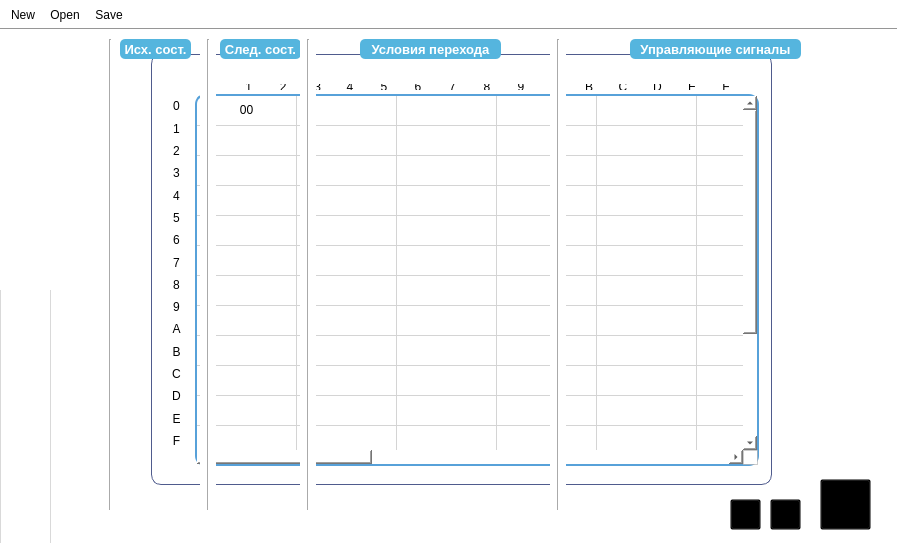
<?xml version="1.0" encoding="UTF-8"?>
<ui version="4.0">
 <class>MainWindow</class>
 <widget class="QMainWindow" name="MainWindow">
  <property name="geometry">
   <rect>
    <x>0</x>
    <y>0</y>
    <width>897</width>
    <height>543</height>
   </rect>
  </property>
  <property name="sizePolicy">
   <sizepolicy hsizetype="Fixed" vsizetype="Fixed">
    <horstretch>0</horstretch>
    <verstretch>0</verstretch>
   </sizepolicy>
  </property>
  <property name="minimumSize">
   <size>
    <width>897</width>
    <height>543</height>
   </size>
  </property>
  <property name="maximumSize">
   <size>
    <width>897</width>
    <height>543</height>
   </size>
  </property>
  <property name="windowTitle">
   <string>CUU</string>
  </property>
  <property name="styleSheet">
   <string notr="true">background-color: rgb(255, 255, 255);</string>
  </property>
  <property name="tabShape">
   <enum>QTabWidget::Rounded</enum>
  </property>
  <widget class="QWidget" name="centralWidget">
   <widget class="QPushButton" name="editButton">
    <property name="geometry">
     <rect>
      <x>0</x>
      <y>-10</y>
      <width>51</width>
      <height>271</height>
     </rect>
    </property>
    <property name="mouseTracking">
     <bool>false</bool>
    </property>
    <property name="acceptDrops">
     <bool>false</bool>
    </property>
    <property name="toolTip">
     <string>Таблица переходов</string>
    </property>
    <property name="whatsThis">
     <string>Таблица переходов</string>
    </property>
    <property name="styleSheet">
     <string notr="true">border: 0px;</string>
    </property>
    <property name="text">
     <string/>
    </property>
    <property name="icon">
     <iconset resource="imgs.qrc">
      <normaloff>:/pref/psf/Home/Desktop/Иконки/file_edit.png</normaloff>:/pref/psf/Home/Desktop/Иконки/file_edit.png</iconset>
    </property>
    <property name="iconSize">
     <size>
      <width>35</width>
      <height>48</height>
     </size>
    </property>
    <property name="checkable">
     <bool>true</bool>
    </property>
    <property name="checked">
     <bool>false</bool>
    </property>
    <property name="default">
     <bool>false</bool>
    </property>
    <property name="flat">
     <bool>false</bool>
    </property>
   </widget>
   <widget class="QPushButton" name="ramButton">
    <property name="geometry">
     <rect>
      <x>0</x>
      <y>260</y>
      <width>51</width>
      <height>271</height>
     </rect>
    </property>
    <property name="font">
     <font>
      <family>MS Serif</family>
      <pointsize>12</pointsize>
     </font>
    </property>
    <property name="toolTip">
     <string>Оперативная память</string>
    </property>
    <property name="styleSheet">
     <string notr="true">QPushButton {border: 1px solid  rgb(217, 217, 217);}
QPushButton:hover {background:rgb(1,1,1)}</string>
    </property>
    <property name="text">
     <string/>
    </property>
    <property name="icon">
     <iconset resource="imgs.qrc">
      <normaloff>:/pref/psf/Home/Desktop/Иконки/1470856924_RAM.png</normaloff>:/pref/psf/Home/Desktop/Иконки/1470856924_RAM.png</iconset>
    </property>
    <property name="iconSize">
     <size>
      <width>49</width>
      <height>47</height>
     </size>
    </property>
    <property name="checkable">
     <bool>true</bool>
    </property>
    <property name="checked">
     <bool>false</bool>
    </property>
    <property name="autoDefault">
     <bool>false</bool>
    </property>
    <property name="default">
     <bool>false</bool>
    </property>
    <property name="flat">
     <bool>false</bool>
    </property>
   </widget>
   <widget class="Line" name="line1">
    <property name="geometry">
     <rect>
      <x>100</x>
      <y>10</y>
      <width>20</width>
      <height>471</height>
     </rect>
    </property>
    <property name="styleSheet">
     <string notr="true"/>
    </property>
    <property name="orientation">
     <enum>Qt::Vertical</enum>
    </property>
   </widget>
   <widget class="Line" name="line2">
    <property name="geometry">
     <rect>
      <x>200</x>
      <y>10</y>
      <width>16</width>
      <height>471</height>
     </rect>
    </property>
    <property name="orientation">
     <enum>Qt::Vertical</enum>
    </property>
   </widget>
   <widget class="Line" name="line3">
    <property name="geometry">
     <rect>
      <x>300</x>
      <y>10</y>
      <width>16</width>
      <height>471</height>
     </rect>
    </property>
    <property name="orientation">
     <enum>Qt::Vertical</enum>
    </property>
   </widget>
   <widget class="Line" name="line4">
    <property name="geometry">
     <rect>
      <x>550</x>
      <y>10</y>
      <width>16</width>
      <height>471</height>
     </rect>
    </property>
    <property name="styleSheet">
     <string notr="true"/>
    </property>
    <property name="orientation">
     <enum>Qt::Vertical</enum>
    </property>
   </widget>
   <widget class="QLabel" name="label1">
    <property name="geometry">
     <rect>
      <x>120</x>
      <y>10</y>
      <width>71</width>
      <height>20</height>
     </rect>
    </property>
    <property name="font">
     <font>
      <pointsize>10</pointsize>
      <weight>75</weight>
      <bold>true</bold>
     </font>
    </property>
    <property name="styleSheet">
     <string notr="true">background-color: rgb(85, 181, 222);
border-radius: 5px;
color: rgb(255, 255, 255);</string>
    </property>
    <property name="frameShadow">
     <enum>QFrame::Plain</enum>
    </property>
    <property name="text">
     <string>Исх. сост.</string>
    </property>
    <property name="alignment">
     <set>Qt::AlignCenter</set>
    </property>
   </widget>
   <widget class="QLabel" name="label2">
    <property name="geometry">
     <rect>
      <x>220</x>
      <y>10</y>
      <width>81</width>
      <height>20</height>
     </rect>
    </property>
    <property name="font">
     <font>
      <pointsize>10</pointsize>
      <weight>75</weight>
      <bold>true</bold>
     </font>
    </property>
    <property name="styleSheet">
     <string notr="true">background-color: rgb(85, 181, 222);
border-radius: 5px;
color: rgb(255, 255, 255);</string>
    </property>
    <property name="text">
     <string>След. сост.</string>
    </property>
    <property name="alignment">
     <set>Qt::AlignCenter</set>
    </property>
   </widget>
   <widget class="QLabel" name="label3">
    <property name="geometry">
     <rect>
      <x>360</x>
      <y>10</y>
      <width>141</width>
      <height>20</height>
     </rect>
    </property>
    <property name="font">
     <font>
      <pointsize>10</pointsize>
      <weight>75</weight>
      <bold>true</bold>
     </font>
    </property>
    <property name="styleSheet">
     <string notr="true">background-color: rgb(85, 181, 222);
border-radius: 5px;
color: rgb(255, 255, 255);</string>
    </property>
    <property name="text">
     <string>Условия перехода</string>
    </property>
    <property name="alignment">
     <set>Qt::AlignCenter</set>
    </property>
   </widget>
   <widget class="QLabel" name="label4">
    <property name="geometry">
     <rect>
      <x>630</x>
      <y>10</y>
      <width>171</width>
      <height>20</height>
     </rect>
    </property>
    <property name="font">
     <font>
      <pointsize>10</pointsize>
      <weight>75</weight>
      <bold>true</bold>
     </font>
    </property>
    <property name="styleSheet">
     <string notr="true">background-color: rgb(85, 181, 222);
border-radius: 5px;
color: rgb(255, 255, 255);</string>
    </property>
    <property name="text">
     <string>Управляющие сигналы</string>
    </property>
    <property name="alignment">
     <set>Qt::AlignCenter</set>
    </property>
   </widget>
   <widget class="QScrollArea" name="scrollArea">
    <property name="geometry">
     <rect>
      <x>70</x>
      <y>30</y>
      <width>811</width>
      <height>451</height>
     </rect>
    </property>
    <property name="styleSheet">
     <string notr="true">QWidget {
background: rgb(0,0,0,0);
border: 0px;
}
QScrollBar:vertical {
width: 10px;
}
QScrollBar::handle:vertical {
background: rgb(253,253,253);
min-height: 20px;
border-radius: 5px;
border: 1px solid rgb(150,150,150);
}
QScrollBar::add-line:vertical {
background-color: rgb(0,0,0,0);
}
QScrollBar::sub-line:vertical {
background-color: rgb(0,0,0,0);
}</string>
    </property>
    <property name="widgetResizable">
     <bool>true</bool>
    </property>
    <widget class="QWidget" name="scrollAreaContents">
     <property name="geometry">
      <rect>
       <x>0</x>
       <y>0</y>
       <width>811</width>
       <height>451</height>
      </rect>
     </property>
     <property name="sizePolicy">
      <sizepolicy hsizetype="Preferred" vsizetype="Preferred">
       <horstretch>0</horstretch>
       <verstretch>0</verstretch>
      </sizepolicy>
     </property>
    </widget>
   </widget>
   <widget class="QTableWidget" name="ramTable">
    <property name="geometry">
     <rect>
      <x>195</x>
      <y>65</y>
      <width>564</width>
      <height>372</height>
     </rect>
    </property>
    <property name="sizePolicy">
     <sizepolicy hsizetype="Fixed" vsizetype="Fixed">
      <horstretch>0</horstretch>
      <verstretch>0</verstretch>
     </sizepolicy>
    </property>
    <property name="focusPolicy">
     <enum>Qt::WheelFocus</enum>
    </property>
    <property name="styleSheet">
     <string notr="true">QTableWidget {border: 2px solid  rgb(87, 161, 217);
border-radius: 10px;}</string>
    </property>
    <property name="textElideMode">
     <enum>Qt::ElideRight</enum>
    </property>
    <property name="rowCount">
     <number>16</number>
    </property>
    <property name="columnCount">
     <number>16</number>
    </property>
    <attribute name="horizontalHeaderVisible">
     <bool>false</bool>
    </attribute>
    <attribute name="verticalHeaderVisible">
     <bool>false</bool>
    </attribute>
    <row>
     <property name="text">
      <string>1</string>
     </property>
    </row>
    <row>
     <property name="text">
      <string>2</string>
     </property>
    </row>
    <row>
     <property name="text">
      <string>3</string>
     </property>
    </row>
    <row>
     <property name="text">
      <string>4</string>
     </property>
    </row>
    <row>
     <property name="text">
      <string>5</string>
     </property>
    </row>
    <row>
     <property name="text">
      <string>6</string>
     </property>
    </row>
    <row>
     <property name="text">
      <string>7</string>
     </property>
    </row>
    <row>
     <property name="text">
      <string>8</string>
     </property>
    </row>
    <row>
     <property name="text">
      <string>9</string>
     </property>
    </row>
    <row>
     <property name="text">
      <string>A</string>
     </property>
    </row>
    <row>
     <property name="text">
      <string>B</string>
     </property>
    </row>
    <row>
     <property name="text">
      <string>C</string>
     </property>
    </row>
    <row>
     <property name="text">
      <string>D</string>
     </property>
    </row>
    <row>
     <property name="text">
      <string>E</string>
     </property>
    </row>
    <row>
     <property name="text">
      <string>F</string>
     </property>
    </row>
    <row/>
    <column>
     <property name="text">
      <string>1</string>
     </property>
    </column>
    <column>
     <property name="text">
      <string>2</string>
     </property>
    </column>
    <column>
     <property name="text">
      <string>3</string>
     </property>
    </column>
    <column>
     <property name="text">
      <string>4</string>
     </property>
    </column>
    <column>
     <property name="text">
      <string>5</string>
     </property>
    </column>
    <column>
     <property name="text">
      <string>6</string>
     </property>
    </column>
    <column>
     <property name="text">
      <string>7</string>
     </property>
    </column>
    <column>
     <property name="text">
      <string>8</string>
     </property>
    </column>
    <column>
     <property name="text">
      <string>9</string>
     </property>
    </column>
    <column>
     <property name="text">
      <string>A</string>
     </property>
    </column>
    <column>
     <property name="text">
      <string>B</string>
     </property>
    </column>
    <column>
     <property name="text">
      <string>C</string>
     </property>
    </column>
    <column>
     <property name="text">
      <string>D</string>
     </property>
    </column>
    <column>
     <property name="text">
      <string>E</string>
     </property>
    </column>
    <column>
     <property name="text">
      <string>F</string>
     </property>
    </column>
    <column/>
    <item row="0" column="0">
     <property name="text">
      <string notr="true">00</string>
     </property>
     <property name="textAlignment">
      <set>AlignHCenter|AlignVCenter|AlignCenter</set>
     </property>
    </item>
   </widget>
   <widget class="QWidget" name="horizontalLayoutWidget">
    <property name="geometry">
     <rect>
      <x>190</x>
      <y>44</y>
      <width>561</width>
      <height>21</height>
     </rect>
    </property>
    <layout class="QHBoxLayout" name="ramHLayout">
     <property name="leftMargin">
      <number>9</number>
     </property>
     <property name="bottomMargin">
      <number>4</number>
     </property>
     <item>
      <widget class="QLabel" name="label_31">
       <property name="text">
        <string>0</string>
       </property>
       <property name="alignment">
        <set>Qt::AlignCenter</set>
       </property>
      </widget>
     </item>
     <item>
      <widget class="QLabel" name="label_15">
       <property name="text">
        <string> 1</string>
       </property>
       <property name="alignment">
        <set>Qt::AlignCenter</set>
       </property>
      </widget>
     </item>
     <item>
      <widget class="QLabel" name="label_2">
       <property name="text">
        <string> 2</string>
       </property>
       <property name="alignment">
        <set>Qt::AlignCenter</set>
       </property>
      </widget>
     </item>
     <item>
      <widget class="QLabel" name="label">
       <property name="text">
        <string> 3</string>
       </property>
       <property name="alignment">
        <set>Qt::AlignCenter</set>
       </property>
      </widget>
     </item>
     <item>
      <widget class="QLabel" name="label_3">
       <property name="text">
        <string>4</string>
       </property>
       <property name="alignment">
        <set>Qt::AlignCenter</set>
       </property>
      </widget>
     </item>
     <item>
      <widget class="QLabel" name="label_4">
       <property name="text">
        <string>5</string>
       </property>
       <property name="alignment">
        <set>Qt::AlignCenter</set>
       </property>
      </widget>
     </item>
     <item>
      <widget class="QLabel" name="label_5">
       <property name="text">
        <string>6</string>
       </property>
       <property name="alignment">
        <set>Qt::AlignCenter</set>
       </property>
      </widget>
     </item>
     <item>
      <widget class="QLabel" name="label_6">
       <property name="text">
        <string>7</string>
       </property>
       <property name="alignment">
        <set>Qt::AlignCenter</set>
       </property>
      </widget>
     </item>
     <item>
      <widget class="QLabel" name="label_7">
       <property name="text">
        <string>8</string>
       </property>
       <property name="alignment">
        <set>Qt::AlignCenter</set>
       </property>
      </widget>
     </item>
     <item>
      <widget class="QLabel" name="label_8">
       <property name="text">
        <string>9</string>
       </property>
       <property name="alignment">
        <set>Qt::AlignCenter</set>
       </property>
      </widget>
     </item>
     <item>
      <widget class="QLabel" name="label_9">
       <property name="text">
        <string>A</string>
       </property>
       <property name="alignment">
        <set>Qt::AlignCenter</set>
       </property>
      </widget>
     </item>
     <item>
      <widget class="QLabel" name="label_10">
       <property name="text">
        <string>B</string>
       </property>
       <property name="alignment">
        <set>Qt::AlignCenter</set>
       </property>
      </widget>
     </item>
     <item>
      <widget class="QLabel" name="label_11">
       <property name="text">
        <string>C</string>
       </property>
       <property name="alignment">
        <set>Qt::AlignCenter</set>
       </property>
      </widget>
     </item>
     <item>
      <widget class="QLabel" name="label_12">
       <property name="text">
        <string>D</string>
       </property>
       <property name="alignment">
        <set>Qt::AlignCenter</set>
       </property>
      </widget>
     </item>
     <item>
      <widget class="QLabel" name="label_13">
       <property name="text">
        <string>E</string>
       </property>
       <property name="alignment">
        <set>Qt::AlignCenter</set>
       </property>
      </widget>
     </item>
     <item>
      <widget class="QLabel" name="label_14">
       <property name="text">
        <string>F</string>
       </property>
       <property name="alignment">
        <set>Qt::AlignCenter</set>
       </property>
      </widget>
     </item>
    </layout>
   </widget>
   <widget class="QWidget" name="verticalLayoutWidget">
    <property name="geometry">
     <rect>
      <x>159</x>
      <y>60</y>
      <width>31</width>
      <height>371</height>
     </rect>
    </property>
    <layout class="QVBoxLayout" name="ramVLayout">
     <property name="leftMargin">
      <number>4</number>
     </property>
     <property name="topMargin">
      <number>9</number>
     </property>
     <property name="rightMargin">
      <number>0</number>
     </property>
     <item>
      <widget class="QLabel" name="label_32">
       <property name="minimumSize">
        <size>
         <width>0</width>
         <height>0</height>
        </size>
       </property>
       <property name="text">
        <string>0</string>
       </property>
       <property name="alignment">
        <set>Qt::AlignCenter</set>
       </property>
      </widget>
     </item>
     <item>
      <widget class="QLabel" name="label_16">
       <property name="text">
        <string>1</string>
       </property>
       <property name="alignment">
        <set>Qt::AlignCenter</set>
       </property>
      </widget>
     </item>
     <item>
      <widget class="QLabel" name="label_17">
       <property name="text">
        <string>2</string>
       </property>
       <property name="alignment">
        <set>Qt::AlignCenter</set>
       </property>
      </widget>
     </item>
     <item>
      <widget class="QLabel" name="label_19">
       <property name="text">
        <string>3</string>
       </property>
       <property name="alignment">
        <set>Qt::AlignCenter</set>
       </property>
      </widget>
     </item>
     <item>
      <widget class="QLabel" name="label_18">
       <property name="text">
        <string>4</string>
       </property>
       <property name="alignment">
        <set>Qt::AlignCenter</set>
       </property>
      </widget>
     </item>
     <item>
      <widget class="QLabel" name="label_20">
       <property name="text">
        <string>5</string>
       </property>
       <property name="alignment">
        <set>Qt::AlignCenter</set>
       </property>
      </widget>
     </item>
     <item>
      <widget class="QLabel" name="label_21">
       <property name="text">
        <string>6</string>
       </property>
       <property name="alignment">
        <set>Qt::AlignCenter</set>
       </property>
      </widget>
     </item>
     <item>
      <widget class="QLabel" name="label_23">
       <property name="text">
        <string>7</string>
       </property>
       <property name="alignment">
        <set>Qt::AlignCenter</set>
       </property>
      </widget>
     </item>
     <item>
      <widget class="QLabel" name="label_22">
       <property name="text">
        <string>8</string>
       </property>
       <property name="alignment">
        <set>Qt::AlignCenter</set>
       </property>
      </widget>
     </item>
     <item>
      <widget class="QLabel" name="label_24">
       <property name="text">
        <string>9</string>
       </property>
       <property name="alignment">
        <set>Qt::AlignCenter</set>
       </property>
      </widget>
     </item>
     <item>
      <widget class="QLabel" name="label_25">
       <property name="text">
        <string>A</string>
       </property>
       <property name="alignment">
        <set>Qt::AlignCenter</set>
       </property>
      </widget>
     </item>
     <item>
      <widget class="QLabel" name="label_26">
       <property name="text">
        <string>B</string>
       </property>
       <property name="alignment">
        <set>Qt::AlignCenter</set>
       </property>
      </widget>
     </item>
     <item>
      <widget class="QLabel" name="label_27">
       <property name="text">
        <string>C</string>
       </property>
       <property name="alignment">
        <set>Qt::AlignCenter</set>
       </property>
      </widget>
     </item>
     <item>
      <widget class="QLabel" name="label_28">
       <property name="text">
        <string>D</string>
       </property>
       <property name="alignment">
        <set>Qt::AlignCenter</set>
       </property>
      </widget>
     </item>
     <item>
      <widget class="QLabel" name="label_29">
       <property name="text">
        <string>E</string>
       </property>
       <property name="alignment">
        <set>Qt::AlignCenter</set>
       </property>
      </widget>
     </item>
     <item>
      <widget class="QLabel" name="label_30">
       <property name="text">
        <string>F</string>
       </property>
       <property name="alignment">
        <set>Qt::AlignCenter</set>
       </property>
      </widget>
     </item>
    </layout>
   </widget>
   <widget class="QGroupBox" name="ramTableDecor">
    <property name="geometry">
     <rect>
      <x>151</x>
      <y>25</y>
      <width>621</width>
      <height>431</height>
     </rect>
    </property>
    <property name="styleSheet">
     <string notr="true">border-radius:10px;
border: 1px solid  rgb(79, 91, 141);</string>
    </property>
    <property name="title">
     <string/>
    </property>
   </widget>
   <widget class="QPushButton" name="deleteButton">
    <property name="geometry">
     <rect>
      <x>770</x>
      <y>470</y>
      <width>31</width>
      <height>31</height>
     </rect>
    </property>
    <property name="styleSheet">
     <string notr="true">QPushButton {border-image: url(:/pref/psf/Home/Desktop/Иконки/qqq.png);
background-color: rgb(0,0,0,0);}
QPushButton:pressed {border: 1px solid black;}</string>
    </property>
    <property name="text">
     <string/>
    </property>
   </widget>
   <widget class="QPushButton" name="addButton">
    <property name="geometry">
     <rect>
      <x>730</x>
      <y>470</y>
      <width>31</width>
      <height>31</height>
     </rect>
    </property>
    <property name="styleSheet">
     <string notr="true">QPushButton {border-image: url(:/pref/psf/Home/Desktop/Иконки/plus.png) ;
background-color: rgb(0,0,0,0);}
QPushButton:pressed {border: 1px solid black;}</string>
    </property>
    <property name="text">
     <string/>
    </property>
   </widget>
   <widget class="QPushButton" name="startButton">
    <property name="geometry">
     <rect>
      <x>820</x>
      <y>450</y>
      <width>51</width>
      <height>51</height>
     </rect>
    </property>
    <property name="styleSheet">
     <string notr="true">QPushButton {border-image: url(:/pref/psf/Home/Desktop/Иконки/button-play (2).png);
background-color: rgb(0,0,0,0);}
QPushButton:pressed {border: 1px solid black;}
</string>
    </property>
    <property name="text">
     <string/>
    </property>
   </widget>
   <zorder>ramTableDecor</zorder>
   <zorder>line1</zorder>
   <zorder>ramButton</zorder>
   <zorder>editButton</zorder>
   <zorder>label1</zorder>
   <zorder>label2</zorder>
   <zorder>label3</zorder>
   <zorder>label4</zorder>
   <zorder>ramTable</zorder>
   <zorder>horizontalLayoutWidget</zorder>
   <zorder>verticalLayoutWidget</zorder>
   <zorder>line2</zorder>
   <zorder>line3</zorder>
   <zorder>line4</zorder>
   <zorder>scrollArea</zorder>
   <zorder>deleteButton</zorder>
   <zorder>addButton</zorder>
   <zorder>startButton</zorder>
  </widget>
  <widget class="QToolBar" name="mainToolBar">
   <property name="enabled">
    <bool>true</bool>
   </property>
   <property name="maximumSize">
    <size>
     <width>16777215</width>
     <height>29</height>
    </size>
   </property>
   <property name="autoFillBackground">
    <bool>false</bool>
   </property>
   <property name="styleSheet">
    <string notr="true">QToolBar { background-image: url(:/pref/psf/Home/Desktop/Иконки/Снимок экрана 2016-07-18 в 13.42.36.png);
border-left: 0px;
border-bottom: 1px solid rgb(150,150,150);}
QToolButton { background-color: rgba(0,0,0,0); }
QToolButton:hover { border-radius: 6px; border: 1px solid  rgb(150, 150, 150);  }</string>
   </property>
   <property name="movable">
    <bool>false</bool>
   </property>
   <property name="allowedAreas">
    <set>Qt::AllToolBarAreas</set>
   </property>
   <property name="iconSize">
    <size>
     <width>24</width>
     <height>24</height>
    </size>
   </property>
   <property name="floatable">
    <bool>false</bool>
   </property>
   <attribute name="toolBarArea">
    <enum>TopToolBarArea</enum>
   </attribute>
   <attribute name="toolBarBreak">
    <bool>false</bool>
   </attribute>
   <addaction name="actionNew"/>
   <addaction name="actionOpen"/>
   <addaction name="actionSave"/>
  </widget>
  <action name="actionNew">
   <property name="icon">
    <iconset>
     <normaloff>//psf/Home/Desktop/Иконки/misc_6569.png</normaloff>//psf/Home/Desktop/Иконки/misc_6569.png</iconset>
   </property>
   <property name="text">
    <string>New</string>
   </property>
   <property name="toolTip">
    <string>Новый Файл</string>
   </property>
  </action>
  <action name="actionOpen">
   <property name="icon">
    <iconset resource="imgs.qrc">
     <normaloff>:/pref/psf/Home/Desktop/Иконки/folder_open.png</normaloff>:/pref/psf/Home/Desktop/Иконки/folder_open.png</iconset>
   </property>
   <property name="text">
    <string>Open</string>
   </property>
   <property name="toolTip">
    <string>Открыть Файл</string>
   </property>
  </action>
  <action name="actionSave">
   <property name="icon">
    <iconset resource="imgs.qrc">
     <normaloff>:/pref/psf/Home/Desktop/Иконки/Save-icon.png</normaloff>:/pref/psf/Home/Desktop/Иконки/Save-icon.png</iconset>
   </property>
   <property name="text">
    <string>Save</string>
   </property>
   <property name="toolTip">
    <string>Сохранить</string>
   </property>
  </action>
  <action name="actionStart">
   <property name="icon">
    <iconset resource="imgs.qrc">
     <normaloff>:/pref/psf/Home/Desktop/Иконки/Play-icon.png</normaloff>:/pref/psf/Home/Desktop/Иконки/Play-icon.png</iconset>
   </property>
   <property name="text">
    <string>Start</string>
   </property>
   <property name="toolTip">
    <string>Выполнение программы</string>
   </property>
   <property name="menuRole">
    <enum>QAction::TextHeuristicRole</enum>
   </property>
   <property name="iconVisibleInMenu">
    <bool>true</bool>
   </property>
  </action>
 </widget>
 <layoutdefault spacing="6" margin="11"/>
 <resources>
  <include location="imgs.qrc"/>
 </resources>
 <connections/>
</ui>
